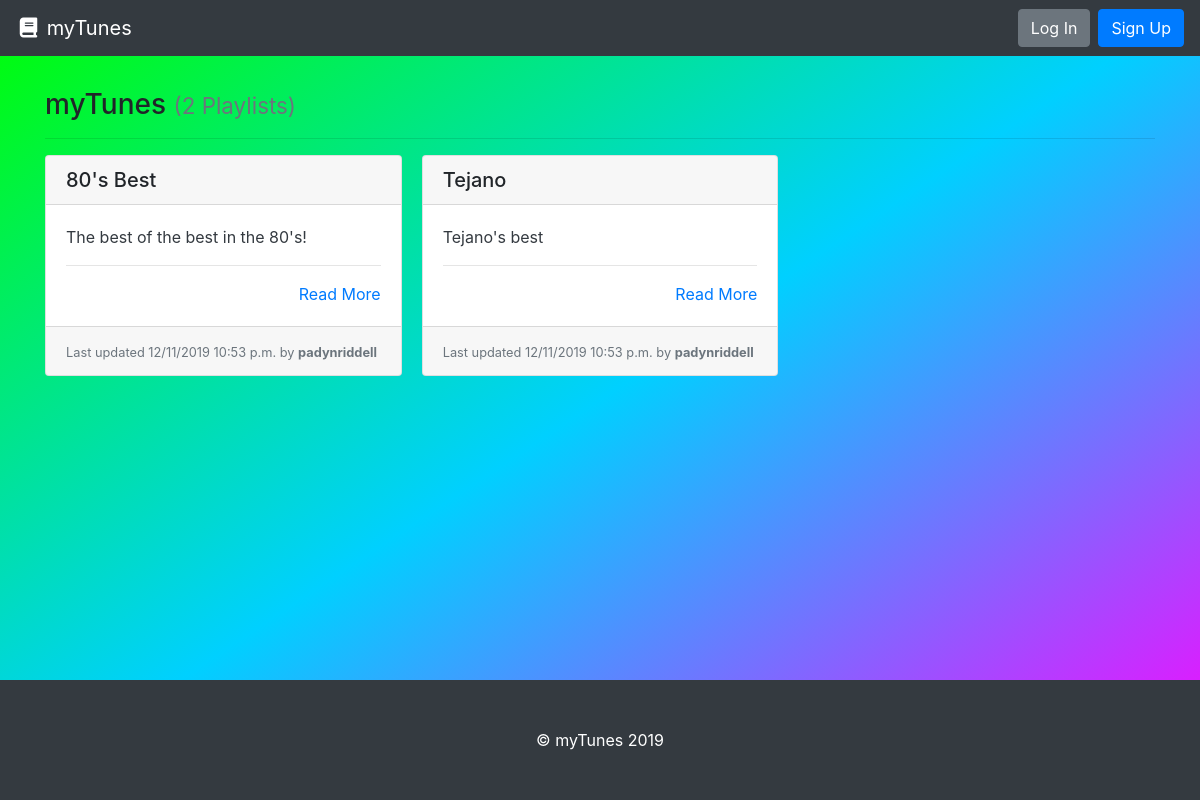
Before: / with the older database file.
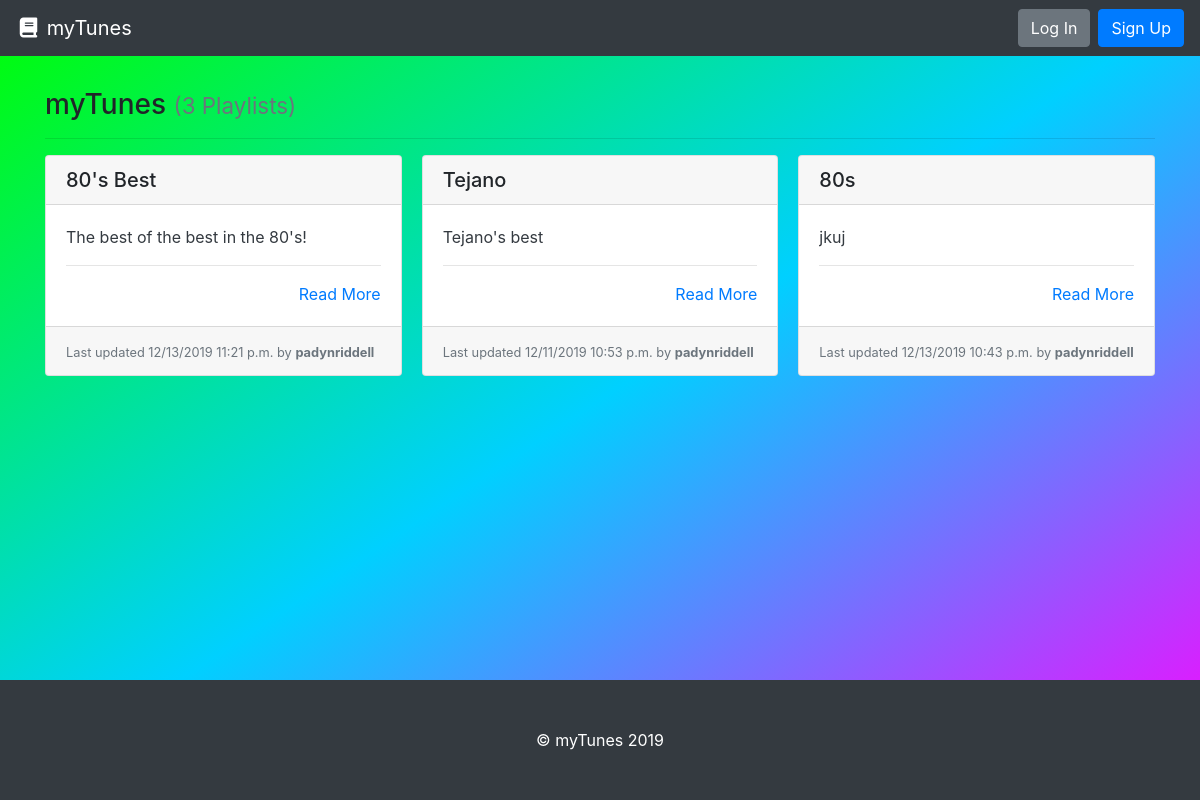
After: the same page with the newer database file.
### playlist/models.py (models this page shows, shortened)
class Playlist(models.Model):
    playlist_name = models.CharField(max_length=settings.PLAYLISTER_NAME_MAX_LENGTH, unique=True,
                             help_text="Title of your page.")
    author = models.ForeignKey(User, on_delete=models.PROTECT,
                            help_text="The user that posted this playlist.")
    slug = models.CharField(max_length=settings.PLAYLISTER_NAME_MAX_LENGTH, blank=True, editable=False,
                            help_text="Unique URL path to access this playlist. Generated by the system.")
    description = models.TextField(
        help_text="Write the description of your playlist here.")
    created = models.DateTimeField(auto_now_add=True,
                                   help_text="The date and time this page was created. Automatically generated when the model saves.")
    modified = models.DateTimeField(auto_now=True,
                                    help_text="The date and time this page was updated. Automatically generated when the model updates.")

### playlist/views.py (the view)
# urls.py: path('', PlaylistListView.as_view(), name='playlist-list-page'),
class PlaylistListView(ListView):
    model = Playlist
    def get(self, request):
        playlists = self.get_queryset().all()
        return render(request, 'index.html', {
          'playlists': playlists
        })

### playlist/templates/index.html (shortened to what this page needs)
{% extends 'base.html' %}
{% load static %}
        {% block head %}
        <link rel="stylesheet" type="text/css" href="{% static 'playlist/style.css' %}">
        {% endblock head %}
{% block content %}
  <h3>myTunes {% if playlists %}<small class="text-muted">({{ playlists|length }} Playlists)</small>{% endif %}</h3>
  <hr>
  {% if playlists %}
    <div class="card-columns">
      {% for playlist in playlists %}
        {% include "partials/card.html" %}
      {% endfor %}
    </div>
  {% else %}
    <div class="alert alert-primary" role="alert">No playlists to display.</div>
  {% endif %}
{% endblock %}

### playlist/templates/partials/card.html
<div class="card mb-3">
    <h5 class="card-header ">{{ playlist.playlist_name }}</h5>
    <div class="card-body border-dark">
      <p class="card-text text-dark">
        {{ playlist.description|truncatewords_html:30 }}
        <hr>
        <div class="text-right"><a href="{% url 'playlist-details-page' playlist.slug %}" title="Read More">Read More</a></div>
    </div>
    <div class="card-footer">
      <small class="text-muted">Last updated {{ playlist.modified|date:"SHORT_DATETIME_FORMAT" }} by <b>{{ playlist.author.username }}</b></small>
    </div>
  </div>

Changed rows visible on the page:
changed Playlist "80's Best": modified "12/11/2019 10:53 p.m." → "12/13/2019 11:21 p.m."
added Playlist: playlist_name "80s", description "jkuj", modified "12/13/2019 10:43 p.m.", author.username "padynriddell"
Other visible differences:
{{ playlists|length }}: "2" → "3"
